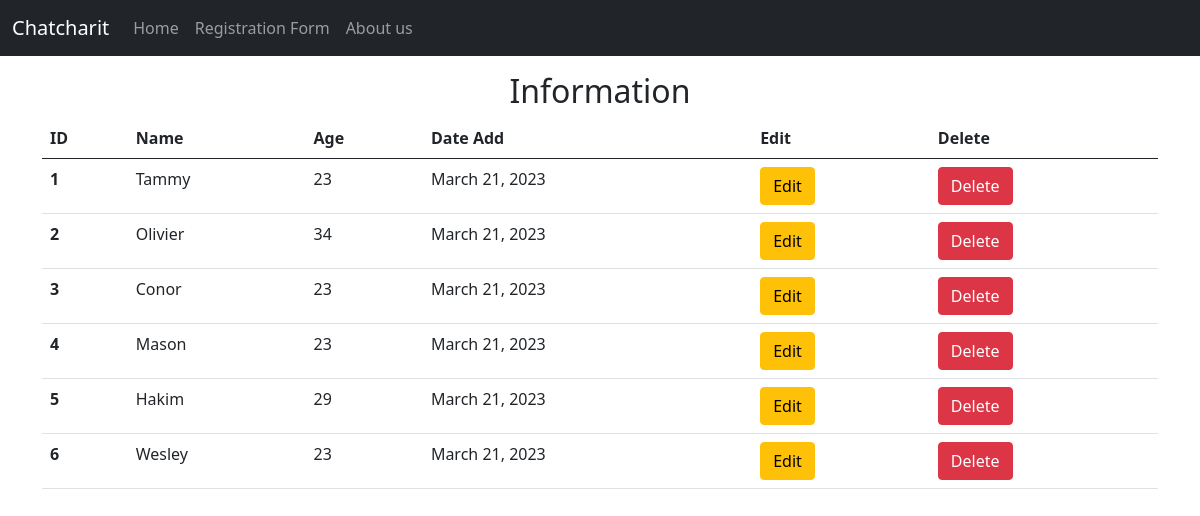
The page / on the database its author committed.
### myapp/models.py (models this page shows, shortened)
class Person(models.Model): # สร้างคลาสข้อมูลประชากร
    name = models.CharField(max_length = 100)
    age = models.IntegerField()
    date = models.DateField(auto_now_add = True)

### myapp/views.py (the view)
# urls.py: path('', views.index), # ตัวแรกเป็นชื่อพาท(ถ้าค่าเปล่าๆ คือ หน้าแรก) ตัวที่สองเป็นกระบวนการทำงาน
def index(request): # สร้างฟังก์ชั่นส่งข้อความไปแสดงผลหน้าเว็ป
    all_person = Person.objects.all() # ดึงข้อมูลประชากรทั้งหมดมาทำงานที่ views.py
    return render(request, "index.html", {"all_person": all_person}) # แทรกตัวแปรในหน้าเว็บ

### myapp/templates/index.html (shortened to what this page needs)
{% extends "base.html" %}
{% block content %}
    <h2 class = "text-center">Information</h2>
    <table class="table">
        <thead>
          <tr>
            <th scope="col">ID</th>
            <th scope="col">Name</th>
            <th scope="col">Age</th>
            <th scope="col">Date Add</th>
            <th scope="col">Edit</th>
            <th scope="col">Delete</th>
          </tr>
        </thead>
        <tbody>
          {% for person in all_person %}
          <tr>
            <th scope="row">{{person.id}}</th>
            <td>{{person.name}}</td>
            <td>{{person.age}}</td>
            <td>{{person.date}}</td>
            <td><a href="edit/{{person.id}}" class="btn btn-warning">Edit</td>
            <td><a href="delete/{{person.id}}" class="btn btn-danger"
                   onclick="return confirm('Are You Sure You Want To Delete {{person.name}} ?')">Delete</td>
          </tr>
          {% endfor %}
        </tbody>
      </table>
{% endblock %}

### rows shown on the page
Person: id "1", name "Tammy", age "23", date "March 21, 2023"
Person: id "2", name "Olivier", age "34", date "March 21, 2023"
Person: id "3", name "Conor", age "23", date "March 21, 2023"
Person: id "4", name "Mason", age "23", date "March 21, 2023"
Person: id "5", name "Hakim", age "29", date "March 21, 2023"
Person: id "6", name "Wesley", age "23", date "March 21, 2023"
